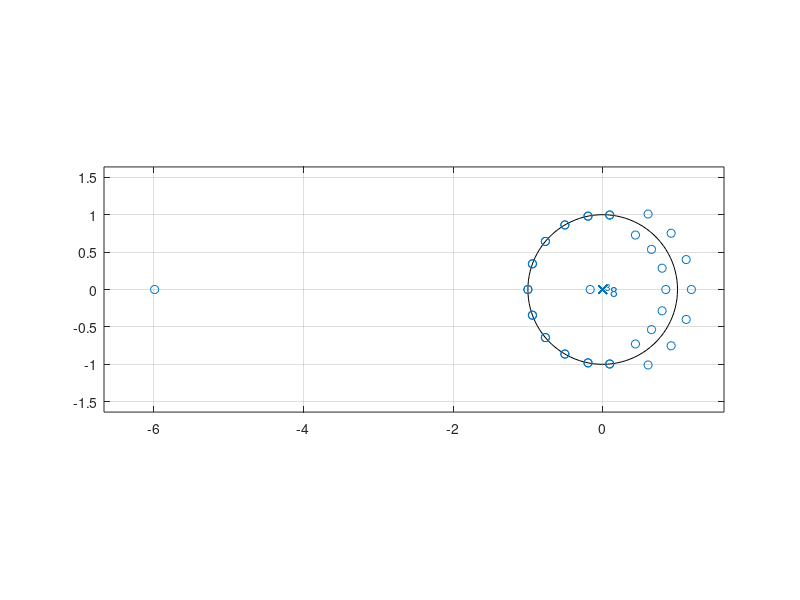
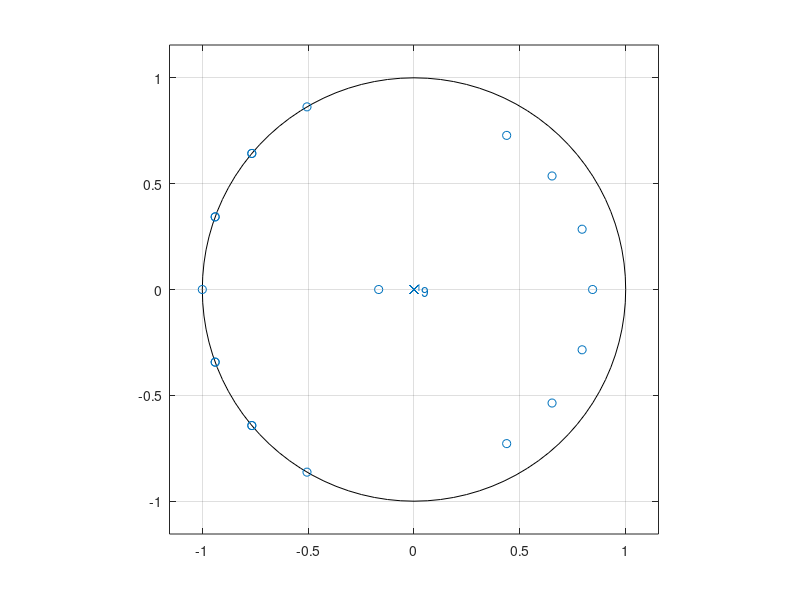
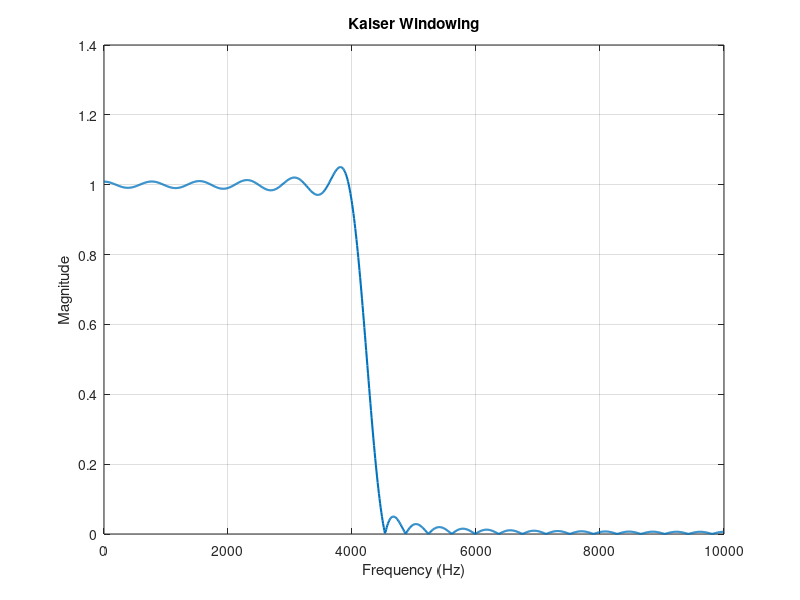
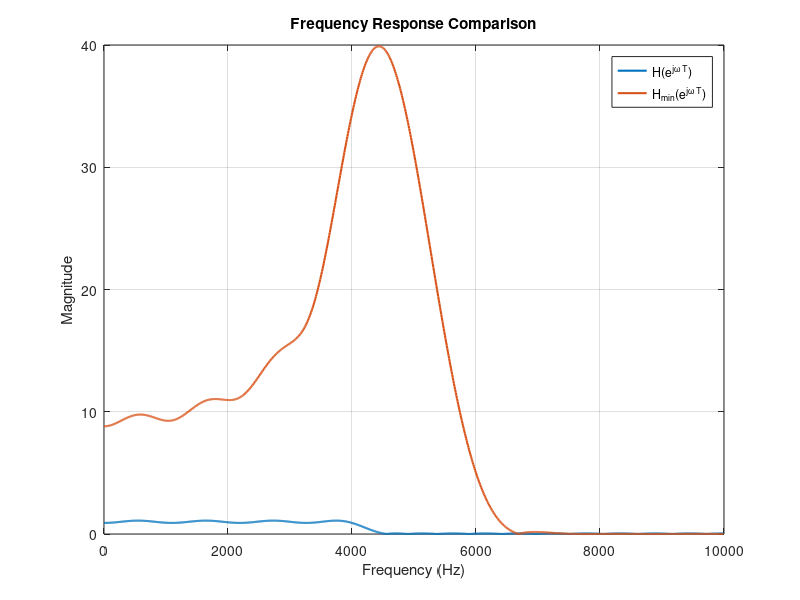

MATLAB code to generate these figures, in order:
fsamp = 20000;
fcuts = [4000 4500];
mags = [1 0]; 
devs = [0.1 0.05];

%% Kaiser Design
[n1,Wn,beta,ftype] = kaiserord(fcuts,mags,devs,fsamp);
n1 = n1 + rem(n1,2);
hh = fir1(n1,Wn,ftype,kaiser(n1+1,beta),"noscale");
fprintf('Kaiser Order %d\n', n1);

[H1,f] = freqz(hh,1,1024,fsamp);

%% Step 1: Parks-McClellan Design
[n2,fo,ao,w] = firpmord(fcuts,mags,devs,fsamp);
n2 = n2 + rem(n2,2);
b = firpm(n2,fo,ao,w);
fprintf('Parks-McClellan Order %d\n', n2);
fprintf('Parks-McClellan Order %d\n', size(b));
[H2,f] = freqz(b,1,1024,fsamp);
%disp(H2);
Hmag = abs(H2);

% Passband indices
pb = f <= 4000;

% Stopband indices
sb = f >= 4500;

% Step 2: Actual ripples stop and pass band
delta_p_actual = max(abs(Hmag(pb) - 1));
delta_s_actual = max(Hmag(sb));

% Step 3: Add the stopband delta to h[n] at the center tap (time domain)
M = n2;
center = M/2 + 1;
b_new = b;
b_new(center) = b_new(center) + delta_s_actual;

% Plot original zeros vs modified for min phase
tol = 1e-8;
z = roots(b_new); %plot with x's
r = abs(z);
figure
zplane(b_new, 1);
% Step 4 and 5: Only keep roots inside and on unit circle, Remove half of the zeros on the unit circle 
on_uc = z(abs(r - 1) <= tol);
inside_uc = z(r < 1 - tol);
n_uc = size(on_uc) / 2; %number to remove
z = [on_uc(1:n_uc); inside_uc];
disp(abs(z));

r = abs(z);

% Recreate the coefficients using the poly function
b_temp = poly(z);
figure
zplane(b_temp, 1);
[H2_new,f] = freqz(b_temp,1,1024,fsamp);
Hmag_new = abs(H2_new);
fprintf('Actual passband ripple (before) = %f\n', delta_p_actual);
fprintf('Actual stopband ripple (before) = %f\n', delta_s_actual);

delta_p_after = max(abs(Hmag_new(pb) - 1));
delta_s_after = max(Hmag_new(sb));

fprintf('Actual passband ripple (after)  = %f\n', delta_p_after);
fprintf('Actual stopband ripple (after)  = %f\n', delta_s_after);
fprintf('ORDER (after)  = %f\n', size(b_temp));
%% Plot Only Kaiser Windowing
figure
plot(f,abs(H1),'LineWidth',1.5)
grid on
xlabel('Frequency (Hz)')
ylabel('Magnitude')
title('Kaiser Windowing')
%% Plot Both
figure
plot(f,abs(H2),'LineWidth',1.5)
hold on
plot(f,abs(H2_new),'LineWidth',1.5)
grid on
xlabel('Frequency (Hz)')
ylabel('Magnitude')
legend('H(e^{j\omega T})','H_{min}(e^{j\omega T})')
title('Frequency Response Comparison')
